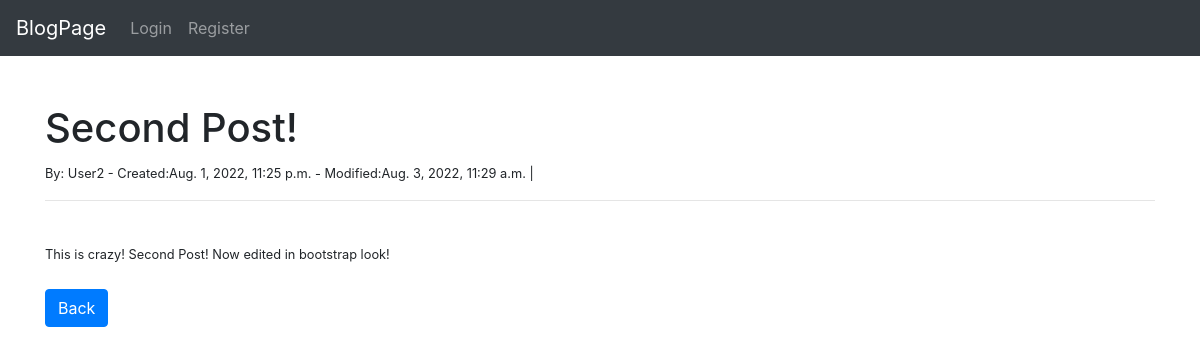
The page /posts/post_detail/2 on the database its author committed.
### posts/models.py (models this page shows, shortened)
class Post(models.Model):
    title = models.CharField(max_length=50)
    content = models.TextField()
    created = models.DateTimeField(auto_now_add=True)
    modified = models.DateTimeField(auto_now=True)
    author = models.ForeignKey(
        'posts.Author',
        on_delete=models.CASCADE,
        null=True,
        blank=True
    )

class Author(models.Model):
    nick = models.CharField(max_length=50, blank=True, null=True, unique=True)
    email = models.EmailField(
        max_length=255,
        unique=True
    )
    def __str__ (self):
        return self.nick

### posts/views.py (the view)
# urls.py: path('post_detail/<int:pk>', PostDetailView.as_view(), name='post_details'),
class PostDetailView(DetailView):
    model = Post
    template_name = 'post_details.html'

### posts/templates/post_details.html (shortened to what this page needs)
{% extends 'base.html' %}
{% block content %}
<h1>{{ post.title }}</h1>
<small>By: {{ post.author }}  -  Created:{{ post.created }}  -  Modified:{{ post.modified }} |
<br>
<hr>
<br>
{{ post.content }}
<br>
<br>
<a href="{% url 'home' %}" class="btn btn-primary">Back</a>
{% endblock %}

### rows shown on the page
Post: title "Second Post!", author "User2", created "Aug. 1, 2022, 11:25 p.m.", modified "Aug. 3, 2022, 11:29 a.m.", content "This is crazy! Second Post! Now edited in bootstrap look!"
